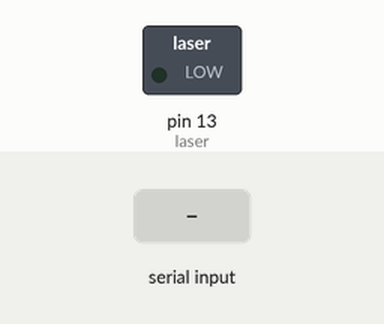
Bench run of a sketch on a simulated Arduino Uno, built with avr-gcc and run on an emulated ATmega328P. On the bench: switched loads named in the sketch (green lamp = pin HIGH). Inputs (shaded band) come from the test bench. What the sketch prints to the serial monitor is not drawn.

Above: at 1.2 s.
1.3 s: "1" received over Serial
At 4.7 s:
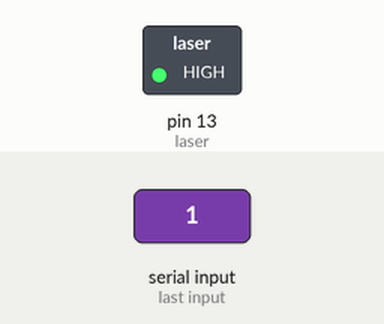
Timing chart, 0 to 8.8 s (numbered marks = the images above; inputs shaded):
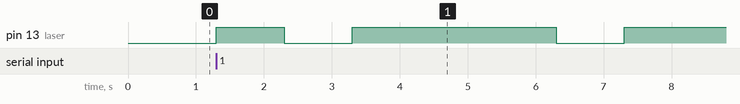

The sketch:

morse_send.ino
```cpp
int one [5] = {1,3,3,3,3};                /*Create arrays for each of the numbers based on their morse code representations. A 3 represents a long dash while a 1 represents a short dash. This is the time in seconds for which the light will blink. */
int two [5] = {1,1,3,3,3};
int three [5] = {1,1,1,3,3};
int four [5] = {1,1,1,1,3};
int five [5] = {1,1,1,1,1};
int six [5] = {3,1,1,1,1};
int seven [5] = {3,3,1,1,1};
int eight [5] = {3,3,3,1,1};
int nine [5] = {3,3,3,3,1};
int zero [5] = {3,3,3,3,3};
int num [5];
int laser = 13;
char state;
int first = 0;
void setup() {
  Serial.begin(9600);
  pinMode(laser, OUTPUT);
  Serial.println("Please give a number between 0 and 9 to send as morse code.");           /* Asks user to type a number on the computer to send as morse code. */
}

void loop() {

  if(Serial.available()>0)
  {
    state = Serial.read();
    switch(state) {                                                              /* A switch based on all of the possible cases. The value of the specific number's array is copied over to a new one called num.*/
    case '0':
      for (int j=0;j<5;j++){
        num[j] = zero[j];
      }
      first = 0;
      break;

    case '1':
      for (int j=0;j<5;j++){
        num[j] = one[j];
      }
      first = 0;
      break;

    case '2':
      for (int j=0;j<5;j++){
        num[j] = two[j];
      }
      first = 0;
      break;

    case '3':
      for (int j=0;j<5;j++){
        num[j] = three[j];
      }
      first = 0;
      break;

    case '4':
      for (int j=0;j<5;j++){
        num[j] = four[j];
      }
      first = 0;
      break;

    case '5':
      for (int j=0;j<5;j++){
        num[j] = five[j];
      }
      first = 0;
      break;

    case '6':
      for (int j=0;j<5;j++){
        num[j] = six[j];
      }
      first = 0;
      break;

    case '7':
      for (int j=0;j<5;j++){
        num[j] = seven[j];
      }
      first = 0;
      break;

    case '8':
      for (int j=0;j<5;j++){
        num[j] = eight[j];
      }
      first = 0;
      break;

    case '9':
      for (int j=0;j<5;j++){
        num[j] = nine[j];
      }
      first = 0;
      break;
    }
    if(first == 0){                                       /* Blinks the LED according to the array with timings for the integer sent according to morse code. The if statement in the beginning is so that the integer is only sent once since otherwise the code will be repeatedly sent. */
      for (int i=0;i<5;i++){
      digitalWrite(laser,HIGH);
      delay((num[i]*1000));
      digitalWrite(laser, LOW);
      delay(1000);
      }
      first = 1;
    }

  }


}
```

Measured:
- after the input at 1.3 s, pin 13 (laser): goes HIGH 1.0 s, LOW 1.0 s, HIGH 3.0 s, LOW 1.0 s, then HIGH, starting at once
